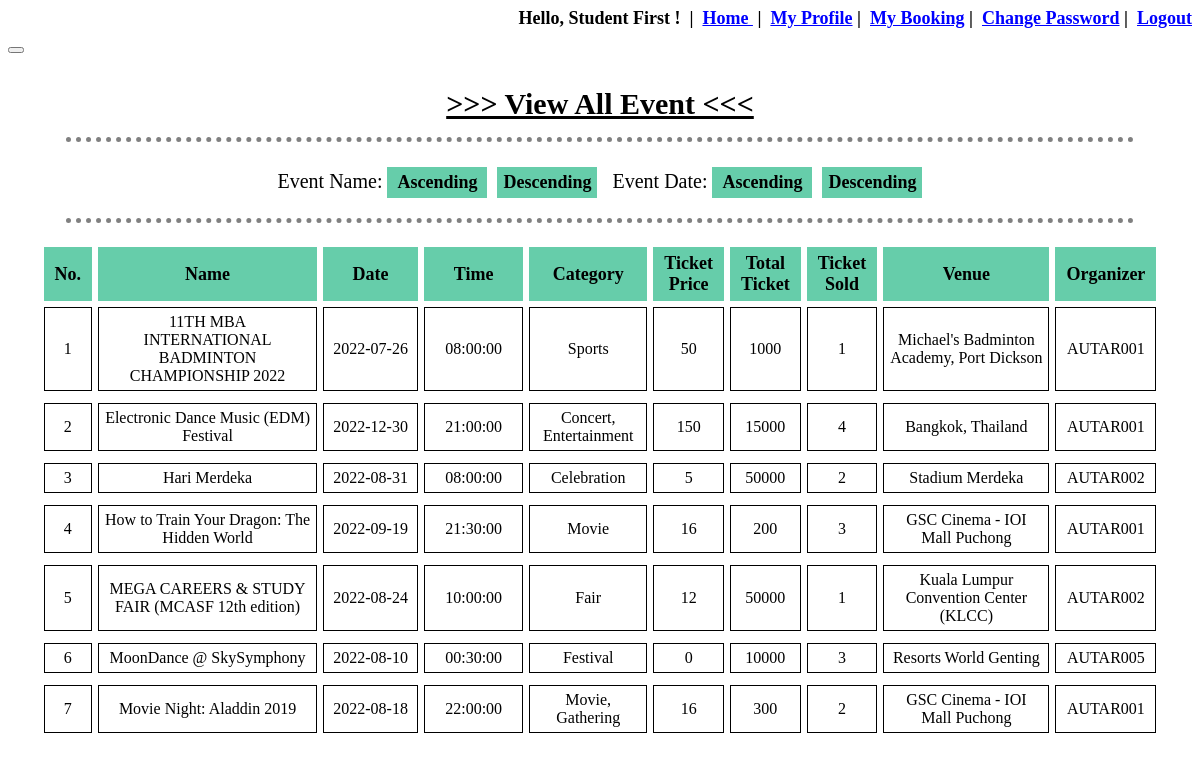
Screenshot of /event_manage_view.php (signed in) with the database file from the repository.
### tables this page shows
CREATE TABLE `event_details` (
  `EventID` int(10) NOT NULL,
  `EventName` varchar(100) NOT NULL,
  `EventDate` date NOT NULL,
  `EventTime` time NOT NULL,
  `EventCategory` varchar(100) NOT NULL,
  `EventDescription` text NOT NULL,
  `EventTicketPrice` double NOT NULL,
  `EventTicketTotal` int(11) NOT NULL,
  `EventTicketSold` int(11) NOT NULL,
  `VenueID` int(10) NOT NULL,
  `UserID` varchar(10) NOT NULL
);

CREATE TABLE `venue_details` (
  `VenueID` int(11) NOT NULL,
  `VenueName` varchar(80) NOT NULL,
  `VenueInfo` varchar(100) NOT NULL
);

### event_manage_view.php (the view, shortened to what this page needs)
<?php
	include 'session.php';
?>
<!DOCTYPE html>
<html>
<head>
</head>
<body background="image\bcg.png">
	<button onclick="topFunction()" id="myBtn" title="Go to top"></button>
	<div id="view" align="center">
		<br>
		<p><span style="text-decoration: underline;font-weight: 900;font-size: 30px"> >>> View All Event <<< </span></p>
		<hr>
		<form action="event_manage_view.php" method="POST" style="font-size: 20px;">
			Event Name:
			<input type="submit" name="name_asc" value="Ascending">&nbsp;
			<input type="submit" name="name_desc" value="Descending">
			&nbsp;&nbsp;Event Date:
			<input type="submit" name="date_asc" value="Ascending">&nbsp;
			<input type="submit" name="date_desc" value="Descending">
		</form>
		<hr>
		<table align="center" cellpadding="20px" cellspacing="6px">
			<tr>
				<th width="4%">No.</th>
				<th width="25%">Name</th>
				<th width="11%">Date</th>
				<th width="11%">Time</th>
				<th width="12%">Category</th>
				<th width="4%">Ticket Price</th>
				<th width="4%">Total Ticket</th>
				<th width="4%">Ticket Sold</th>
				<th width="20%">Venue</th>
				<th width="5%">Organizer</th>
			</tr>
			<?php
				if (isset($_POST['name_asc'])) {
					$count=0;
					$conn = mysqli_connect($servername, $username, $password, $dbname);
					$read_event = "SELECT * FROM event_details INNER JOIN venue_details ON event_details.VenueID = venue_details.VenueID ORDER BY EventName ASC";
					$result_read_event = mysqli_query($conn, $read_event);
					if(mysqli_num_rows($result_read_event)>0){
						while($row = mysqli_fetch_array($result_read_event, MYSQLI_ASSOC)){
							$count=$count+1;
							echo "<tr>";
							echo "<td style='text-align:center'>".$count."</td>";
							echo "<td>".$row['EventName']."</td>";
							echo "<td>".$row['EventDate']."</td>";
							echo "<td>".$row['EventTime']."</td>";
							echo "<td>".$row['EventCategory']."</td>";
							echo "<td>".$row['EventTicketPrice']."</td>";
							echo "<td>".$row['EventTicketTotal']."</td>";
							echo "<td>".$row['EventTicketSold']."</td>";
							echo "<td>".$row['VenueName']."</td>";
							echo "<td>".$row['UserID']."</td>";
							echo "<tr>";
						}
					}
				}
				else{
					$count=0;
					$conn = mysqli_connect($servername, $username, $password, $dbname);
					$read_event = "SELECT * FROM event_details INNER JOIN venue_details ON event_details.VenueID = venue_details.VenueID ORDER BY EventName ASC";
					$result_read_event = mysqli_query($conn, $read_event);
					if(mysqli_num_rows($result_read_event)>0){
						while($row = mysqli_fetch_array($result_read_event, MYSQLI_ASSOC)){
							$count=$count+1;
							echo "<tr>";
							echo "<td style='text-align:center'>".$count."</td>";
							echo "<td>".$row['EventName']."</td>";
							echo "<td>".$row['EventDate']."</td>";
							echo "<td>".$row['EventTime']."</td>";
							echo "<td>".$row['EventCategory']."</td>";
							echo "<td>".$row['EventTicketPrice']."</td>";
							echo "<td>".$row['EventTicketTotal']."</td>";
							echo "<td>".$row['EventTicketSold']."</td>";
							echo "<td>".$row['VenueName']."</td>";
							echo "<td>".$row['UserID']."</td>";
							echo "<tr>";
						}
					}
				}
			?>
		</table>
	</div>
</body>
</html>

### event_manage_view.php (style rules this page uses)
form { margin-left: 60px; margin-top: 15px; margin-right: 60px; }
table { max-width: 1200px; margin-bottom:50px; margin-left:auto; margin-right:auto; background-color: white; text-align:center; }
th { background-color: #66CDAA; border:1px solid #66CDAA; font-size: 18px; text-align: center; padding: 5px 10px; }
td { border:1px solid black; font-size: 16px; font-family: Times New Roman; padding: 5px 5px; }
input[type=submit] { padding: 5px; color: black; border: none; background-color: #66CDAA; font-weight: 700; font-family: Times New Roman; font-size: 18px; text-align: center; width: 100px; }
div { margin: auto; padding-bottom: 20px; min-width: 70%; max-width: 95%; background-color: white; }
hr { border-top: 5px dotted grey; border-bottom: none; border-left: none; border-right: none; width: 95%; padding-top: 10px }

### rows the page displays
event_details: EventName "11TH MBA INTERNATIONAL BADMINTON CHAMPIONSHIP 2022", EventDate "2022-07-26", EventTime "08:00:00", EventCategory "Sports", EventTicketPrice "50", EventTicketTotal "1000", EventTicketSold "1", VenueID.VenueName "Michael's Badminton Academy, Port Dickson", UserID "AUTAR001"
event_details: EventName "Electronic Dance Music (EDM) Festival", EventDate "2022-12-30", EventTime "21:00:00", EventCategory "Concert, Entertainment", EventTicketPrice "150", EventTicketTotal "15000", EventTicketSold "4", VenueID.VenueName "Bangkok, Thailand", UserID "AUTAR001"
event_details: EventName "Hari Merdeka", EventDate "2022-08-31", EventTime "08:00:00", EventCategory "Celebration", EventTicketPrice "5", EventTicketTotal "50000", EventTicketSold "2", VenueID.VenueName "Stadium Merdeka", UserID "AUTAR002"
event_details: EventName "How to Train Your Dragon: The Hidden World", EventDate "2022-09-19", EventTime "21:30:00", EventCategory "Movie", EventTicketPrice "16", EventTicketTotal "200", EventTicketSold "3", VenueID.VenueName "GSC Cinema - IOI Mall Puchong", UserID "AUTAR001"
event_details: EventName "MEGA CAREERS & STUDY FAIR (MCASF 12th edition)", EventDate "2022-08-24", EventTime "10:00:00", EventCategory "Fair", EventTicketPrice "12", EventTicketTotal "50000", EventTicketSold "1", VenueID.VenueName "Kuala Lumpur Convention Center (KLCC)", UserID "AUTAR002"
event_details: EventName "MoonDance @ SkySymphony", EventDate "2022-08-10", EventTime "00:30:00", EventCategory "Festival", EventTicketPrice "0", EventTicketTotal "10000", EventTicketSold "3", VenueID.VenueName "Resorts World Genting", UserID "AUTAR005"
event_details: EventName "Movie Night: Aladdin 2019", EventDate "2022-08-18", EventTime "22:00:00", EventCategory "Movie, Gathering", EventTicketPrice "16", EventTicketTotal "300", EventTicketSold "2", VenueID.VenueName "GSC Cinema - IOI Mall Puchong", UserID "AUTAR001"

### other values shown
$_SESSION['UserFullName'] "Student First"
